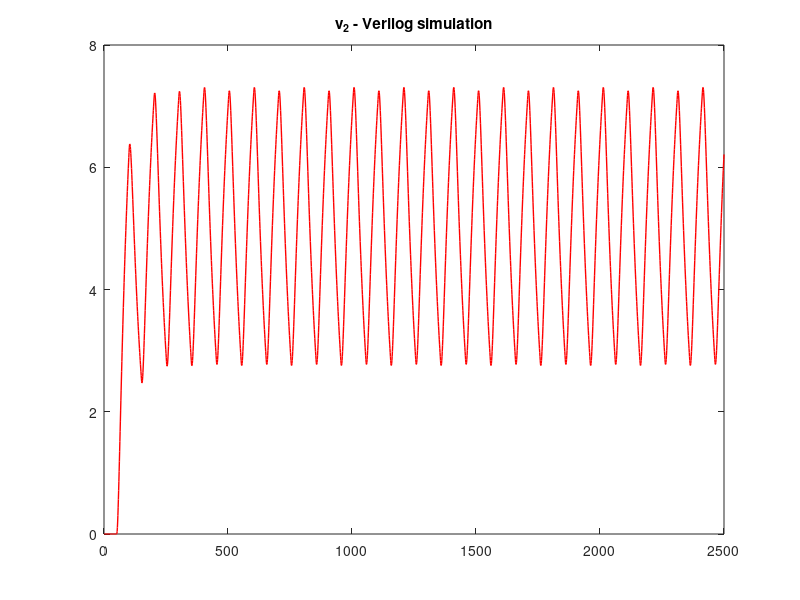

Reproduce this figure in MATLAB.
clear all;

file_d=fopen('decimal.txt','rb');
file_i=fopen('integer.txt','rb');
dec = fscanf(file_d,'%i');
int = fscanf(file_i,'%i');
dec= dec/65536;
num = int + dec;
num2 = num(1:length(num)/2);
figure;
plot(num2,'r','LineWidth',1);
title('v_2 - Verilog simulation');